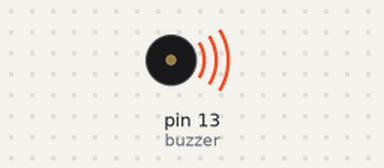
Recording of a sketch running on a simulated Arduino Uno, built with avr-gcc and run on an emulated ATmega328P. Shown: buzzer (waves = sounding).

Above: at 0.1 s.
Timing chart, 0 to 40.0 s (numbered marks = the images above):
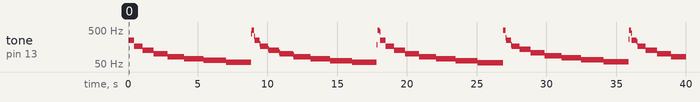

The sketch:

buzztest.ino
```cpp
const int buzzer = 13;

void setup() {
  pinMode(buzzer, OUTPUT);
}

int del=1;
int prewait=1;

void loop() {
  digitalWrite(buzzer, HIGH);
  delay(del);
  digitalWrite(buzzer, LOW);
  delay(del);
  prewait--;
  if (prewait==0) {
    prewait=100;
    del+=1;
    if (del==10) del=1;
  }
}
```

Measured:
- by itself, tone on pin 13 (buzzer): plays 249 Hz for 0.40 s, 166 Hz for 0.60 s, 125 Hz for 0.80 s, 100 Hz for 1.0 s, 83 Hz for 1.2 s, 71 Hz for 1.4 s … (54 notes in this stretch)
